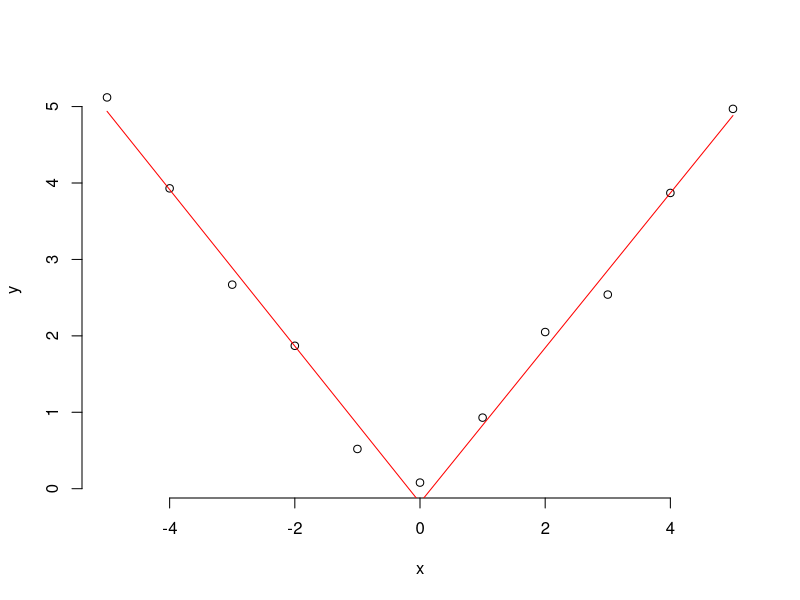

Here is the R script that generated this plot:
library(MASS)
data(shuttle)

#Q1
shuttle$useN <- sapply(shuttle$use, function(x) if (x == "auto") 1 else 0)
model <- glm(useN ~ wind - 1, family="binomial", shuttle)
#print(summary(model))
#print(exp(model$coeff[1]) / exp(model$coeff[2]))

#Q2
model2 <- glm(useN ~ wind + magn - 1, family="binomial", shuttle)
#print(exp(model2$coeff[1]) / exp(model2$coeff[2]))

#Q3
shuttle$useM <- sapply(shuttle$use, function(x) if (x == "auto") 0 else 1)
model3 <- glm(useM ~ wind - 1, family="binomial", shuttle)
#print(model$coeff)
#print(model3$coeff)

#Q4
data(InsectSprays)
fit1 <- glm(count ~ spray - 1, family = "poisson", InsectSprays)
#print(exp(fit1$coeff[1]) / exp(fit1$coeff[2]))

#Q5
untranslated <- glm(count ~ spray - 1,family = "poisson", InsectSprays, offset = log(count + 1))
translated <- glm(count ~  spray - 1,family = "poisson", InsectSprays, offset = log(count + 1) + log(10))

#Q6
x <- -5:5
y <- c(5.12, 3.93, 2.67, 1.87, 0.52, 0.08, 0.93, 2.05, 2.54, 3.87, 4.97)
splineTerms <- sapply(c(0), function(k) (x > k) * (x - k))
xMat <- cbind(1, x, splineTerms)
yhat <- predict(lm(y ~ xMat - 1))
plot(x,y,frame=FALSE)
lines(x, yhat, col= "red")